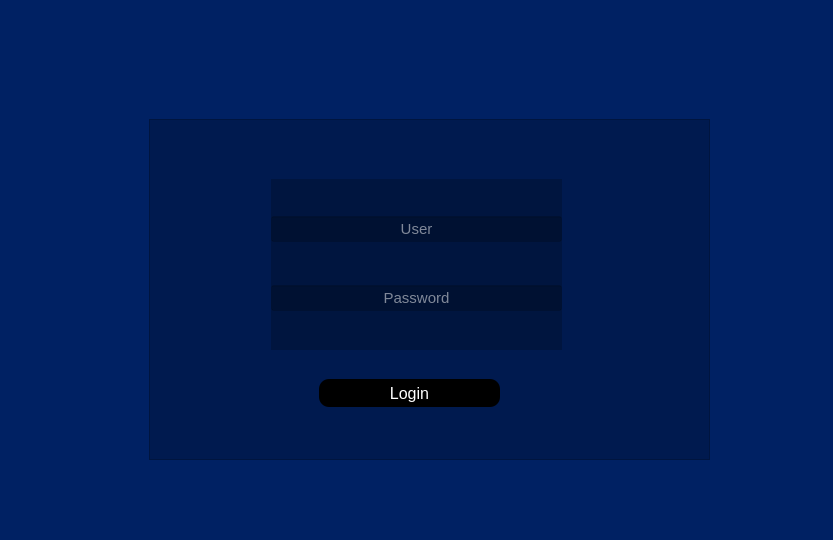
<?xml version="1.0" encoding="UTF-8"?>
<ui version="4.0">
 <class>Login</class>
 <widget class="QWidget" name="Login">
  <property name="geometry">
   <rect>
    <x>0</x>
    <y>0</y>
    <width>833</width>
    <height>540</height>
   </rect>
  </property>
  <property name="windowTitle">
   <string>Form</string>
  </property>
  <property name="styleSheet">
   <string notr="true">background-color: rgb(0, 33, 99) </string>
  </property>
  <widget class="QFrame" name="frame">
   <property name="geometry">
    <rect>
     <x>149</x>
     <y>119</y>
     <width>561</width>
     <height>341</height>
    </rect>
   </property>
   <property name="styleSheet">
    <string notr="true">background-color: rgba(0, 0, 0, 0.2)</string>
   </property>
   <property name="frameShape">
    <enum>QFrame::StyledPanel</enum>
   </property>
   <property name="frameShadow">
    <enum>QFrame::Raised</enum>
   </property>
   <widget class="QPushButton" name="btn_login">
    <property name="geometry">
     <rect>
      <x>170</x>
      <y>260</y>
      <width>181</width>
      <height>28</height>
     </rect>
    </property>
    <property name="font">
     <font>
      <pointsize>12</pointsize>
     </font>
    </property>
    <property name="cursor">
     <cursorShape>PointingHandCursor</cursorShape>
    </property>
    <property name="styleSheet">
     <string notr="true">QPushButton{
	
	background-color: rgb(0, 0, 0);
	color: rgb(255, 255, 255);
	border-radius: 10px;

}

QPushButton:hover{

	
	background-color: rgb(255, 255, 255);
	color: rgb(0, 0, 0);


}</string>
    </property>
    <property name="text">
     <string>Login</string>
    </property>
   </widget>
   <widget class="QWidget" name="">
    <property name="geometry">
     <rect>
      <x>122</x>
      <y>60</y>
      <width>291</width>
      <height>171</height>
     </rect>
    </property>
    <layout class="QVBoxLayout" name="verticalLayout">
     <item>
      <widget class="QLineEdit" name="txt_user">
       <property name="font">
        <font>
         <pointsize>11</pointsize>
        </font>
       </property>
       <property name="styleSheet">
        <string notr="true">color: rgb(255, 255, 255);</string>
       </property>
       <property name="alignment">
        <set>Qt::AlignCenter</set>
       </property>
       <property name="placeholderText">
        <string>User</string>
       </property>
      </widget>
     </item>
     <item>
      <widget class="QLineEdit" name="txt_password">
       <property name="font">
        <font>
         <pointsize>11</pointsize>
        </font>
       </property>
       <property name="styleSheet">
        <string notr="true">color: rgb(255, 255, 255);</string>
       </property>
       <property name="echoMode">
        <enum>QLineEdit::Password</enum>
       </property>
       <property name="alignment">
        <set>Qt::AlignCenter</set>
       </property>
       <property name="placeholderText">
        <string>Password</string>
       </property>
      </widget>
     </item>
    </layout>
   </widget>
  </widget>
  <widget class="QLabel" name="label_3">
   <property name="geometry">
    <rect>
     <x>340</x>
     <y>10</y>
     <width>131</width>
     <height>131</height>
    </rect>
   </property>
   <property name="text">
    <string/>
   </property>
   <property name="pixmap">
    <pixmap>../curso_Qt_creator/Nova pasta/assets/icon.png</pixmap>
   </property>
   <property name="scaledContents">
    <bool>true</bool>
   </property>
  </widget>
  <zorder>label_3</zorder>
  <zorder>frame</zorder>
 </widget>
 <resources/>
 <connections/>
</ui>
